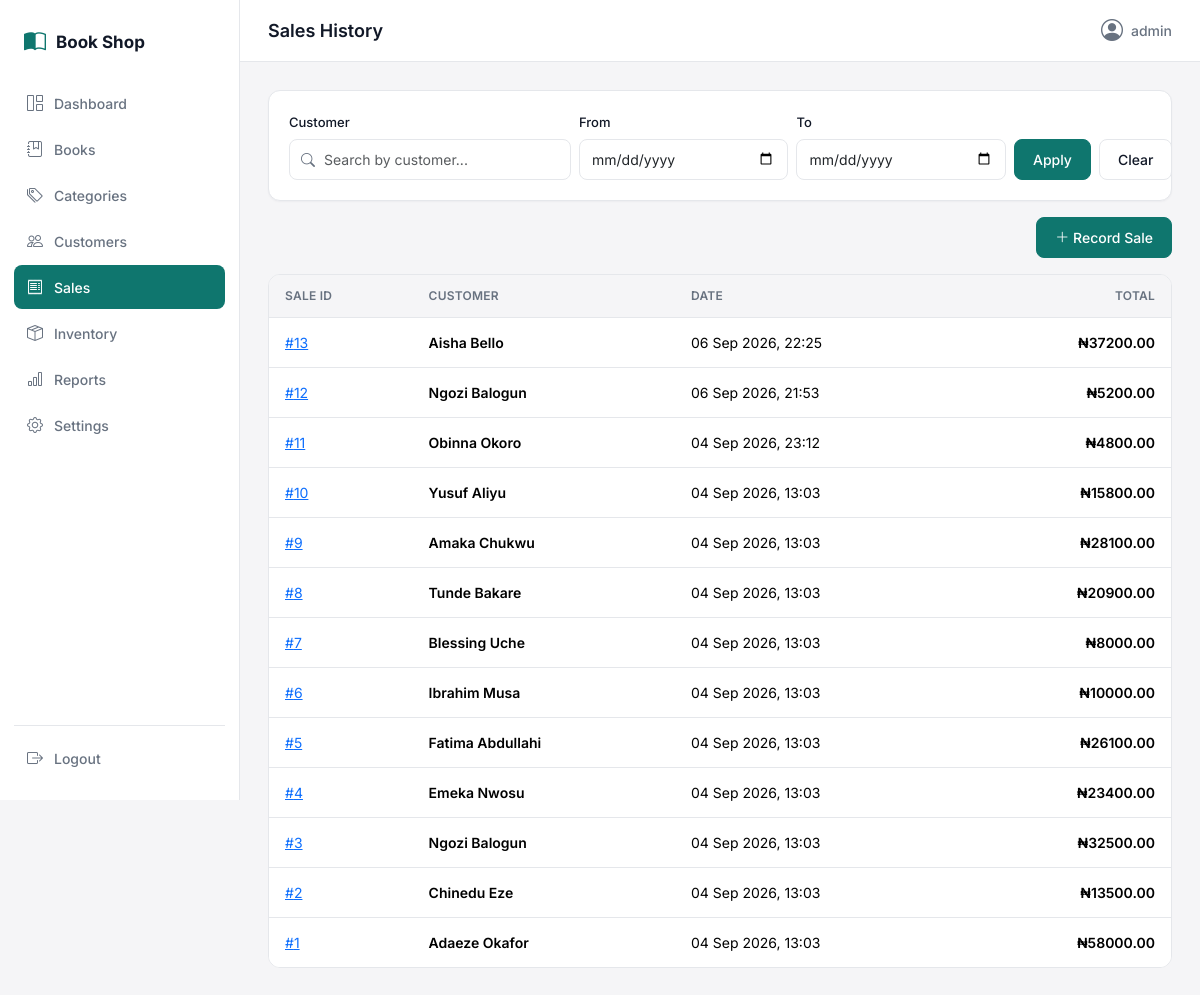
The app's page /sales/ (signed in) with its own data.
### shop/models.py (models this page shows, shortened)
class Sale(models.Model):
    customer = models.ForeignKey(Customer, on_delete=models.PROTECT, related_name="sales")
    total_amount = models.DecimalField(max_digits=12, decimal_places=2, default=0)
    created_by = models.ForeignKey(
        settings.AUTH_USER_MODEL, on_delete=models.SET_NULL, null=True, blank=True, related_name="sales"
    )
    created_at = models.DateTimeField(auto_now_add=True)
    class Meta:
        ordering = ["-created_at"]

class Customer(models.Model):
    name = models.CharField(max_length=150)
    phone = models.CharField(max_length=20, blank=True)
    email = models.EmailField(blank=True)
    created_at = models.DateTimeField(auto_now_add=True)
    class Meta:
        ordering = ["name"]

### shop/views.py (the view)
# urls.py: path("sales/", views.sale_list, name="sale_list"),
@login_required
def sale_list(request):
    sales = Sale.objects.select_related("customer").all()
    query = request.GET.get("q", "").strip()
    if query:
        sales = sales.filter(customer__name__icontains=query)
    date_from = request.GET.get("from", "").strip()
    date_to = request.GET.get("to", "").strip()
    if date_from:
        sales = sales.filter(created_at__date__gte=date_from)
    if date_to:
        sales = sales.filter(created_at__date__lte=date_to)
    return render(request, "sales/sale_list.html", {
        "active_nav": "sales", "sales": sales, "query": query,
        "date_from": date_from, "date_to": date_to,
    })

### templates/sales/sale_list.html (shortened to what this page needs)
{% extends "base.html" %}
{% block page_title %}Sales History{% endblock %}
{% block content %}
<form method="get" class="card-surface mb-3">
    <div class="row g-2 align-items-end">
        <div class="col-12 col-md-4">
            <label class="form-label">Customer</label>
            <div class="search-input-wrap">
                <i class="bi bi-search"></i>
                <input type="text" name="q" class="form-control" placeholder="Search by customer..." value="{{ query }}">
            </div>
        </div>
        <div class="col-6 col-md-3">
            <label class="form-label">From</label>
            <input type="date" name="from" class="form-control" value="{{ date_from }}">
        </div>
        <div class="col-6 col-md-3">
            <label class="form-label">To</label>
            <input type="date" name="to" class="form-control" value="{{ date_to }}">
        </div>
        <div class="col-12 col-md-2 d-flex gap-2">
            <button type="submit" class="btn btn-primary-custom flex-grow-1">Apply</button>
            <a href="{% url 'sale_list' %}" class="btn btn-outline-plain">Clear</a>
        </div>
    </div>
</form>
<div class="d-flex justify-content-end mb-3">
    <a href="{% url 'sale_create' %}" class="btn btn-primary-custom"><i class="bi bi-plus-lg"></i> Record Sale</a>
</div>
<div class="table-custom">
    <table class="table">
        <thead><tr><th>Sale ID</th><th>Customer</th><th>Date</th><th class="text-end">Total</th></tr></thead>
        <tbody>
        {% for sale in sales %}
            <tr>
                <td><a href="{% url 'sale_detail' sale.pk %}">#{{ sale.pk }}</a></td>
                <td class="fw-semibold">{{ sale.customer.name }}</td>
                <td class="text-secondary-custom">{{ sale.created_at|date:"d M Y, H:i" }}</td>
                <td class="text-end fw-semibold">₦{{ sale.total_amount|floatformat:2 }}</td>
            </tr>
        {% endfor %}
        </tbody>
    </table>
</div>
{% endblock %}

### templates/base.html (shortened to what this page needs)
{% load static %}
<!DOCTYPE html>
<html lang="en">
<head>
    <link href="https://cdn.jsdelivr.net/npm/bootstrap@5.3.3/dist/css/bootstrap.min.css" rel="stylesheet">
    <link href="https://cdn.jsdelivr.net/npm/bootstrap-icons@1.11.3/font/bootstrap-icons.css" rel="stylesheet">
    <link rel="stylesheet" href="{% static 'css/style.css' %}">
</head>
<body>
{% if user.is_authenticated %}
<div class="app-shell">
    <aside class="sidebar" id="sidebar">
        <div class="sidebar-brand">
            <i class="bi bi-book-half"></i>
            <span>Book Shop</span>
        </div>
        <nav class="sidebar-nav">
            <a href="{% url 'dashboard' %}" class="nav-link {% if active_nav == 'dashboard' %}active{% endif %}">
                <i class="bi bi-grid-1x2"></i> Dashboard
            </a>
            <a href="{% url 'book_list' %}" class="nav-link {% if active_nav == 'books' %}active{% endif %}">
                <i class="bi bi-journal-bookmark"></i> Books
            </a>
            <a href="{% url 'category_list' %}" class="nav-link {% if active_nav == 'categories' %}active{% endif %}">
                <i class="bi bi-tags"></i> Categories
            </a>
            <a href="{% url 'customer_list' %}" class="nav-link {% if active_nav == 'customers' %}active{% endif %}">
                <i class="bi bi-people"></i> Customers
            </a>
            <a href="{% url 'sale_list' %}" class="nav-link {% if active_nav == 'sales' %}active{% endif %}">
                <i class="bi bi-receipt"></i> Sales
            </a>
            <a href="{% url 'inventory_overview' %}" class="nav-link {% if active_nav == 'inventory' %}active{% endif %}">
                <i class="bi bi-box-seam"></i> Inventory
            </a>
            <a href="{% url 'sales_report' %}" class="nav-link {% if active_nav == 'reports' %}active{% endif %}">
                <i class="bi bi-bar-chart"></i> Reports
            </a>
            <a href="{% url 'settings_page' %}" class="nav-link {% if active_nav == 'settings' %}active{% endif %}">
                <i class="bi bi-gear"></i> Settings
            </a>
        </nav>
        <form method="post" action="{% url 'logout' %}" class="sidebar-logout">
            <button type="submit" class="nav-link logout-btn">
                <i class="bi bi-box-arrow-right"></i> Logout
            </button>
        </form>
    </aside>
    <div class="main-area">
        <header class="topbar">
            <div class="topbar-title">{% block page_title %}{% endblock %}</div>
            <div class="topbar-user">
                <i class="bi bi-person-circle"></i> {{ user.get_username }}
            </div>
        </header>
        <main class="content">
            {% block content %}{% endblock %}
        </main>
    </div>
</div>
{% else %}
    {% block auth_content %}{% endblock %}
{% endif %}
</body>
</html>

### static/css/style.css (style rules this page uses)
:root { --color-primary: #0F766E; --color-primary-hover: #0C5C56; --color-primary-light: #E6F2F1; --color-bg: #FFFFFF; --color-surface: #F5F5F7; --color-border: #E5E7EB; --color-text: #111827; --color-text-secondary: #687280; --color-success: #15803D; --color-success-bg: #EAF7EE; --color-warning: #B45309; --color-warning-bg: #FEF3E2; --color-danger: #B91C1C; --color-danger-bg: #FDECEC; --radius: 12px; --radius-sm: 8px; --shadow-sm: 0 1px 2px rgba(17, 24, 39, 0.04); --shadow-md: 0 4px 12px rgba(17, 24, 39, 0.06); }
* { box-sizing: border-box; }
body { font-family: "Inter", "SF Pro Display", -apple-system, BlinkMacSystemFont, sans-serif; background-color: var(--color-surface); color: var(--color-text); font-size: 14px; line-height: 1.5; }
.text-secondary-custom { color: var(--color-text-secondary); }
.app-shell { display: flex; min-height: 100vh; }
.sidebar { width: 240px; background: var(--color-bg); border-right: 1px solid var(--color-border); display: flex; flex-direction: column; padding: 20px 14px; position: sticky; top: 0; height: 100vh; flex-shrink: 0; }
.sidebar-brand { display: flex; align-items: center; gap: 10px; font-weight: 700; font-size: 17px; padding: 6px 10px 22px 10px; color: var(--color-text); }
.sidebar-brand i { color: var(--color-primary); font-size: 22px; }
.sidebar-nav { display: flex; flex-direction: column; gap: 2px; flex-grow: 1; }
.sidebar .nav-link { display: flex; align-items: center; gap: 10px; padding: 10px 12px; border-radius: var(--radius-sm); color: var(--color-text-secondary); font-weight: 500; font-size: 14px; transition: background-color .15s ease, color .15s ease; }
.sidebar .nav-link i { font-size: 16px; width: 18px; text-align: center; }
.sidebar .nav-link.active { background: var(--color-primary); color: #fff; }
.sidebar-logout { margin-top: auto; padding-top: 10px; border-top: 1px solid var(--color-border); }
.logout-btn { background: none; border: none; width: 100%; text-align: left; cursor: pointer; }
.main-area { flex-grow: 1; min-width: 0; display: flex; flex-direction: column; }
.topbar { background: var(--color-bg); border-bottom: 1px solid var(--color-border); padding: 14px 28px; display: flex; align-items: center; justify-content: space-between; gap: 16px; position: sticky; top: 0; z-index: 10; }
.topbar-title { font-weight: 600; font-size: 18px; }
.topbar-user { display: flex; align-items: center; gap: 8px; font-weight: 500; color: var(--color-text-secondary); }
.topbar-user i { font-size: 22px; color: var(--color-text-secondary); }
.content { padding: 28px; flex-grow: 1; }
.card-surface { background: var(--color-bg); border: 1px solid var(--color-border); border-radius: var(--radius); box-shadow: var(--shadow-sm); padding: 20px; }
.btn-primary-custom { background: var(--color-primary); border: 1px solid var(--color-primary); color: #fff; border-radius: var(--radius-sm); padding: 9px 18px; font-weight: 500; font-size: 14px; transition: background-color .15s ease; }
.btn-outline-plain { background: #fff; border: 1px solid var(--color-border); color: var(--color-text); border-radius: var(--radius-sm); padding: 9px 18px; font-weight: 500; font-size: 14px; }
.form-label { font-weight: 500; font-size: 13px; color: var(--color-text); margin-bottom: 6px; }
.form-control, .form-select { border: 1px solid var(--color-border); border-radius: var(--radius-sm); padding: 9px 12px; font-size: 14px; }
.search-input-wrap { position: relative; }
.search-input-wrap i { position: absolute; left: 12px; top: 50%; transform: translateY(-50%); color: var(--color-text-secondary); }
.search-input-wrap .form-control { padding-left: 34px; }
.table-custom { background: var(--color-bg); border-radius: var(--radius); overflow-x: auto; border: 1px solid var(--color-border); }
.table-custom table { margin-bottom: 0; min-width: 640px; }
.table-custom thead th { background: var(--color-surface); color: var(--color-text-secondary); font-weight: 600; font-size: 12px; text-transform: uppercase; letter-spacing: .02em; border-bottom: 1px solid var(--color-border); padding: 12px 16px; }
.table-custom tbody td { padding: 14px 16px; vertical-align: middle; border-bottom: 1px solid var(--color-border); font-size: 14px; }
.table-custom tbody tr:last-child td { border-bottom: none; }

### records on screen
Sale: pk "13", customer.name "Aisha Bello", created_at "06 Sep 2026, 22:25", total_amount "37200.00"
Sale: pk "12", customer.name "Ngozi Balogun", created_at "06 Sep 2026, 21:53", total_amount "5200.00"
Sale: pk "11", customer.name "Obinna Okoro", created_at "04 Sep 2026, 23:12", total_amount "4800.00"
Sale: pk "10", customer.name "Yusuf Aliyu", created_at "04 Sep 2026, 13:03", total_amount "15800.00"
Sale: pk "9", customer.name "Amaka Chukwu", created_at "04 Sep 2026, 13:03", total_amount "28100.00"
Sale: pk "8", customer.name "Tunde Bakare", created_at "04 Sep 2026, 13:03", total_amount "20900.00"
Sale: pk "7", customer.name "Blessing Uche", created_at "04 Sep 2026, 13:03", total_amount "8000.00"
Sale: pk "6", customer.name "Ibrahim Musa", created_at "04 Sep 2026, 13:03", total_amount "10000.00"
Sale: pk "5", customer.name "Fatima Abdullahi", created_at "04 Sep 2026, 13:03", total_amount "26100.00"
Sale: pk "4", customer.name "Emeka Nwosu", created_at "04 Sep 2026, 13:03", total_amount "23400.00"
Sale: pk "3", customer.name "Ngozi Balogun", created_at "04 Sep 2026, 13:03", total_amount "32500.00"
Sale: pk "2", customer.name "Chinedu Eze", created_at "04 Sep 2026, 13:03", total_amount "13500.00"
Sale: pk "1", customer.name "Adaeze Okafor", created_at "04 Sep 2026, 13:03", total_amount "58000.00"

### other values on screen
{{ user.get_username }} "admin"
